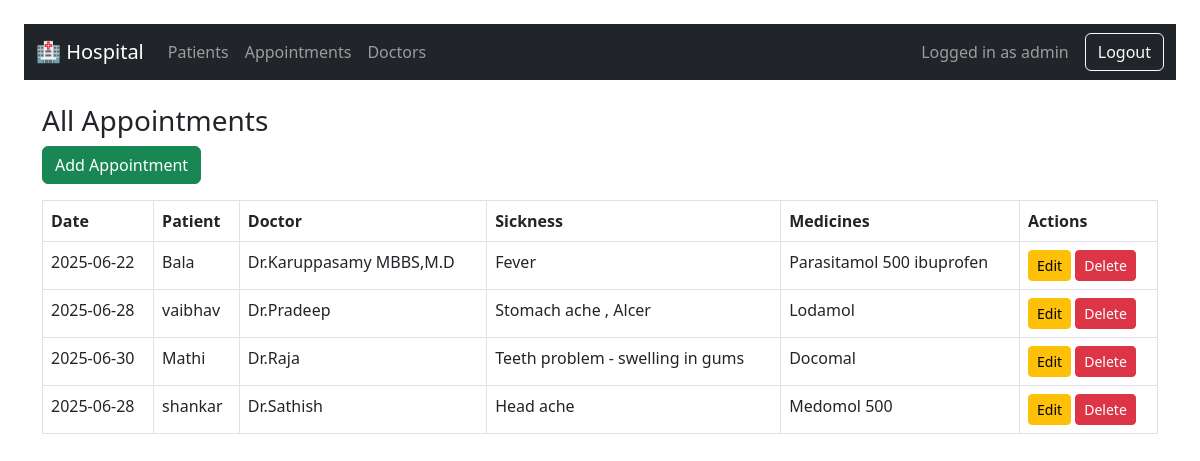
Screenshot of /appointments (signed in) with the database file from the repository.
### models.py (models this page shows)
class Appointment(db.Model):
    id = db.Column(db.Integer, primary_key=True)
    patient_id = db.Column(db.Integer, db.ForeignKey('patient.id'))
    doctor_id = db.Column(db.Integer, db.ForeignKey('doctor.id'))
    date = db.Column(db.String(20))
    sickness = db.Column(db.Text)
    medicines = db.Column(db.Text)
    notes = db.Column(db.Text)
    patient = db.relationship('Patient', backref='appointments')
    doctor = db.relationship('Doctor', backref='appointments')

class Patient(db.Model):
    id = db.Column(db.Integer, primary_key=True)
    name = db.Column(db.String(100))
    age = db.Column(db.Integer)
    gender = db.Column(db.String(10))
    doctor_id = db.Column(db.Integer, db.ForeignKey('doctor.id'))
    doctor = db.relationship('Doctor', backref='patients')

class Doctor(db.Model):
    id = db.Column(db.Integer, primary_key=True)
    name = db.Column(db.String(100))
    specialization = db.Column(db.String(100))

### app.py (the view)
@app.route('/appointments')
def appointments():
    from models import Appointment, Patient, Doctor
    all_appointments = Appointment.query.all()
    return render_template('appointments.html', appointments=all_appointments)

### templates/appointments.html
{% extends 'base.html' %}
{% block content %}
<h3>All Appointments</h3>
<a href="/add_appointment" class="btn btn-success mb-3">Add Appointment</a>
<table class="table table-bordered">
  <thead>
    <tr>
      <th>Date</th>
      <th>Patient</th>
      <th>Doctor</th>
      <th>Sickness</th>
      <th>Medicines</th>
      <th>Actions</th>
    </tr>
  </thead>
  <tbody>
    {% for a in appointments %}
    <tr>
      <td>{{ a.date }}</td>
      <td>{{ a.patient.name }}</td>
      <td>{{ a.doctor.name }}</td>
      <td>{{ a.sickness }}</td>
      <td>{{ a.medicines }}</td>
      <td>
        <a href="/edit_appointment/{{ a.id }}" class="btn btn-sm btn-warning">Edit</a>
        <a href="/delete_appointment/{{ a.id }}" class="btn btn-sm btn-danger">Delete</a>
      </td>
    </tr>
    {% endfor %}
  </tbody>
</table>
{% endblock %}

### rows the page displays
Appointment: date "2025-06-22", patient.name "Bala", doctor.name "Dr.Karuppasamy MBBS,M.D", sickness "Fever", medicines "Parasitamol 500 ibuprofen"
Appointment: date "2025-06-28", patient.name "vaibhav", doctor.name "Dr.Pradeep", sickness "Stomach ache , Alcer", medicines "Lodamol"
Appointment: date "2025-06-30", patient.name "Mathi", doctor.name "Dr.Raja", sickness "Teeth problem - swelling in gums", medicines "Docomal"
Appointment: date "2025-06-28", patient.name "shankar", doctor.name "Dr.Sathish", sickness "Head ache", medicines "Medomol 500"

### other values shown
{{ session['user'] }} "admin"
